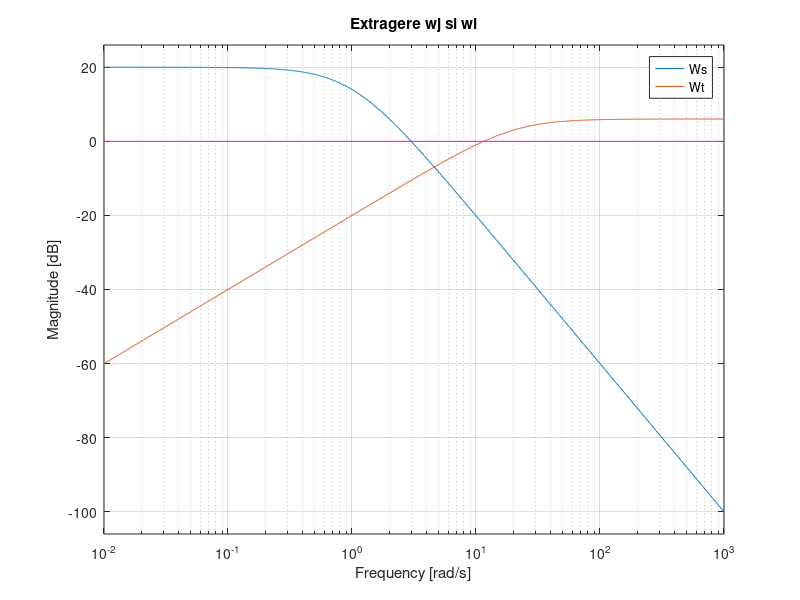
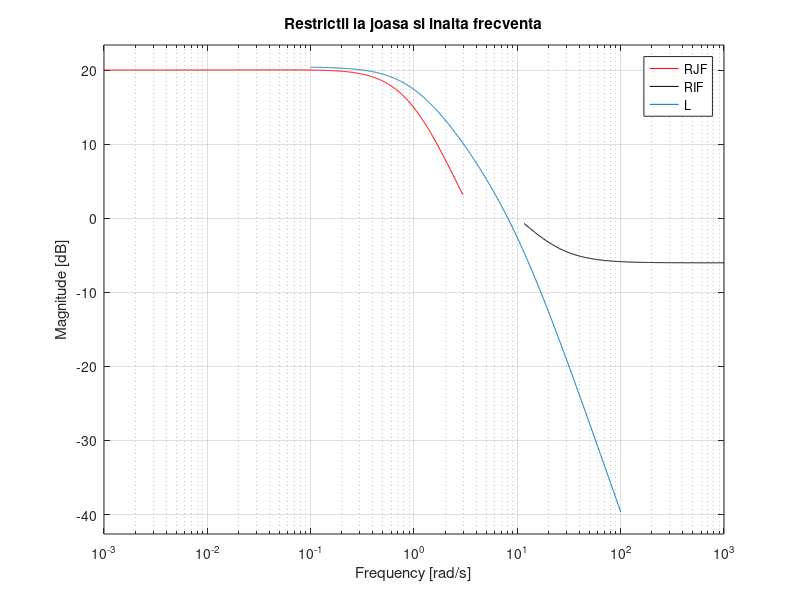
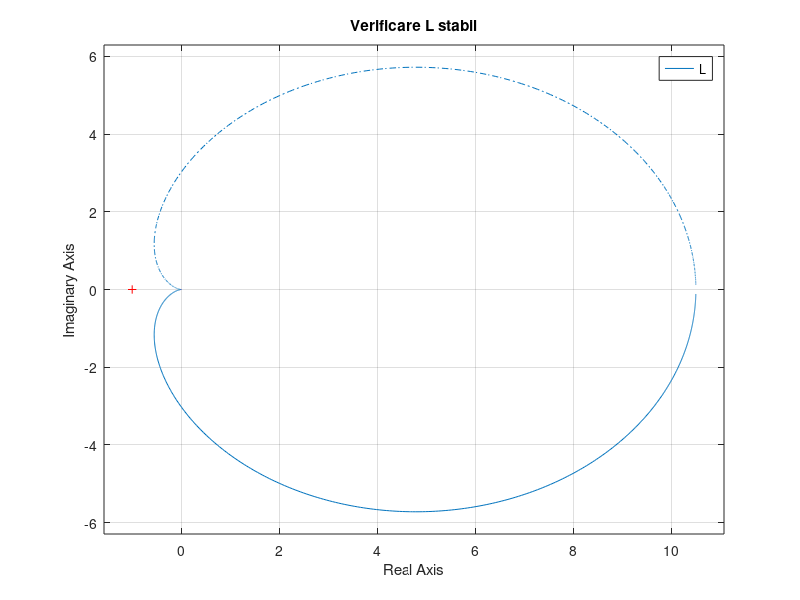
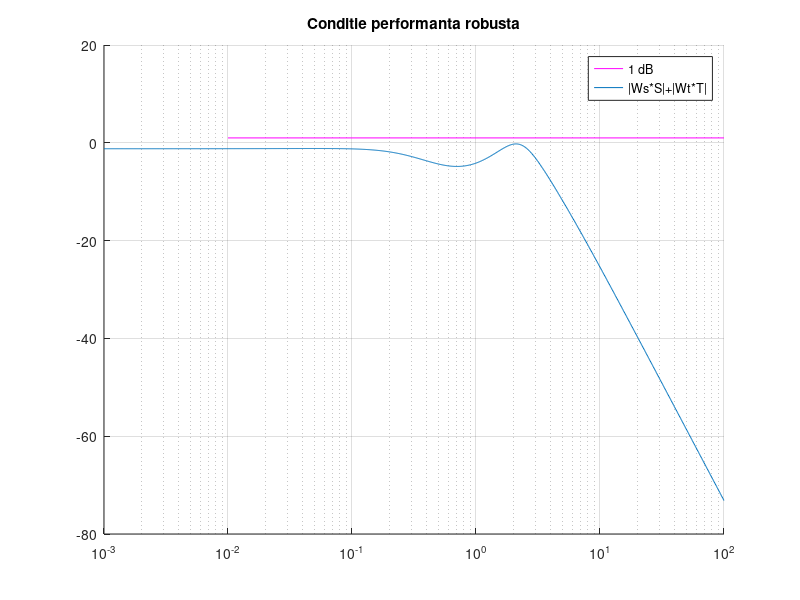

Write MATLAB code to recreate these figures, in order.
s = tf('s');
P = 1/(s+0.01)^2;
%pas 1
%construire Ws si Wt conform cerintei
k = 10;
Ws = k/((s+1)^2);
Wt = 0.1*s/(0.05*s+1);

%pas 2
%calculare wj si wi 
figure('Name', 'Extragere wj si wi', 'NumberTitle','off');
bodemag(Ws, Wt);
line([0.01,10^3],[0,0],'Color', 'magenta');
grid on;
legend('Ws', 'Wt');
title('Extragere wj si wi');
%extragem valorile pentru wj (joasa frecv) si wi (inalta frecventa) in
%functie de intersctia cu linia 0 db
wj = 3;
wi = 11.6;
%de asemenea se observa ca se respecta buna definire, |Wt| << 1 la frecv
%joase si |Ws| << 1 la frecv inalte


%dimensiunea graficului
w_span = logspace(-3,3,1e3);

%nu 
[mag_Ws,~]=bode(Ws, w_span);
[mag_Wt,~]=bode(Wt, w_span);
mag_Ws = reshape(mag_Ws, 1, 1e3);   %reshape pastreaza din tabloul de 3 doar un vector de 1
mag_Wt = reshape(mag_Wt, 1, 1e3);
rjf = mag2db(mag_Ws./(1-mag_Wt));
rif = mag2db((1-mag_Ws)./mag_Wt);
%trunchere grafic pt restrictii rjf si rif
index_wj = w_span < wj;
index_wi = w_span > wi;

%pas 3
%construire L 
a = 10.5;
b = 1;
c = 0.1;
L = a/((b*s+1)*(c*s+1));

figure('Name', 'Restrictii', 'NumberTitle','off');
semilogx(w_span(index_wj), rjf(index_wj),'red')
hold on
semilogx(w_span(index_wi), rif(index_wi),'black')
hold on
bodemag(L)
grid on
legend('RJF', 'RIF', 'L');
title('Restrictii la joasa si inalta frecventa')

%pas 4
%se verifica ca L este stabil (hod trece la dreapta lui -1)
figure('Name', 'Verificare L stabil', 'NumberTitle','off');
nyquist(L)
legend('L');
title('Verificare L stabil');

%pas 5
%Calcul C
C = P/L;
S = 1/(1+L);
T = L/(1+L);
%se verifica C propriu (aka grad numitor <= grad numarator)
%C este propriu

%pas 6
%se verifica robustetea
[mag_WsS,~]=bode(Ws*S, w_span);
[mag_WtT,~]=bode(Wt*T, w_span);
mag_WsS = reshape(mag_WsS, 1, 1e3);
mag_WtT = reshape(mag_WtT, 1, 1e3);
mag_WsS_WtT = mag2db(mag_WsS+mag_WtT);

w_span = logspace(-3,2,1e3);
figure('Name', 'Conditie performanta robusta', 'NumberTitle','off');
line([0.01,10^2],[1,1],'Color', 'magenta');
hold on
semilogx(w_span, mag_WsS_WtT);
grid on
legend('1 dB', '|Ws*S|+|Wt*T|');
title('Conditie performanta robusta')
%se observa ca se afla sub 1 db
